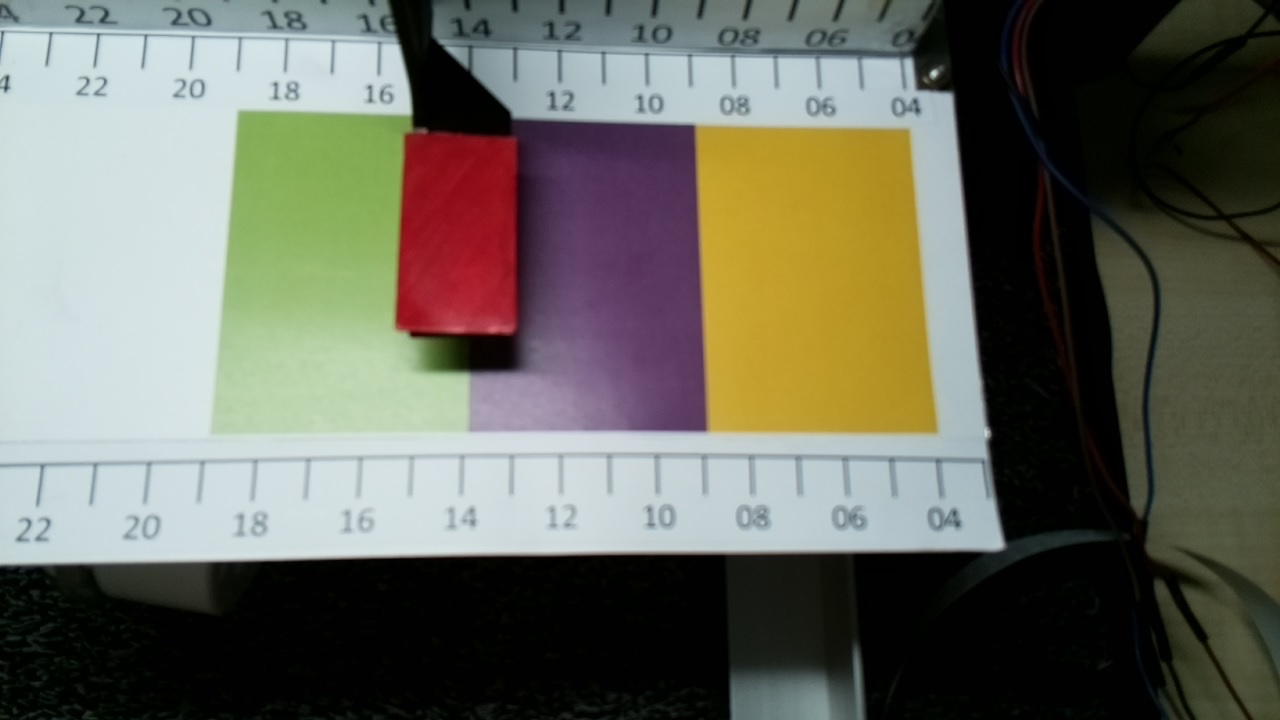
#> input picture task1_opencv_control/test_frames/4.jpg, 1280 x 720 px
$ python main.py
#> lines starting #> are read from the running program, lines starting #| are printed output that depends on the picture; after the words box and inside, x2 and y2 are one past the last pixel; in counts of white or black regions, pixels touching at a corner belong together
### task1_opencv_control/opencv_controller.py
try:
    from .camera import Camera
except ImportError:
    from camera import Camera


#from camera import Camera # For running main

#from pi_camera import Camera # For Raspberry Pi
import numpy as np
import cv2

class OpenCVController(object):

    def __init__(self):
        print('OpenCV controller initiated')
        self.current_color = [False,False,False]
        self.camera = Camera()

    def process_frame(self):
        frame = self.camera.get_frame()
        jpg_as_np = np.fromstring(frame, np.uint8)
        img = cv2.imdecode(jpg_as_np, cv2.COLOR_RGB2BGR)
#> img is the input picture: shape (720, 1280, 3); mean B, G, R 94.1, 105.7, 105.4

        # self.colour_detection(imageFrame)
        self.test(img)
        img = cv2.imencode('.jpg', img)[1].tobytes()

        return img


    def test(self, img):
        # img = np.frombuffer(frame, np.uint8)
        # img = cv2.imdecode(jpg_as_np, cv2.COLOR_BGR2RGB)


        #conversion of RBG to HSV
        hsv=cv2.cvtColor(img,cv2.COLOR_BGR2HSV)
#> hsv: shape (720, 1280, 3); mean H, S, V 63.8, 82.8, 114.7

        #Masking for red color
        redlower1 = np.array([0, 87, 111], np.uint8)
        redupper1 = np.array([20, 255, 255], np.uint8)
        redmask1 = cv2.inRange(hsv, redlower1, redupper1)
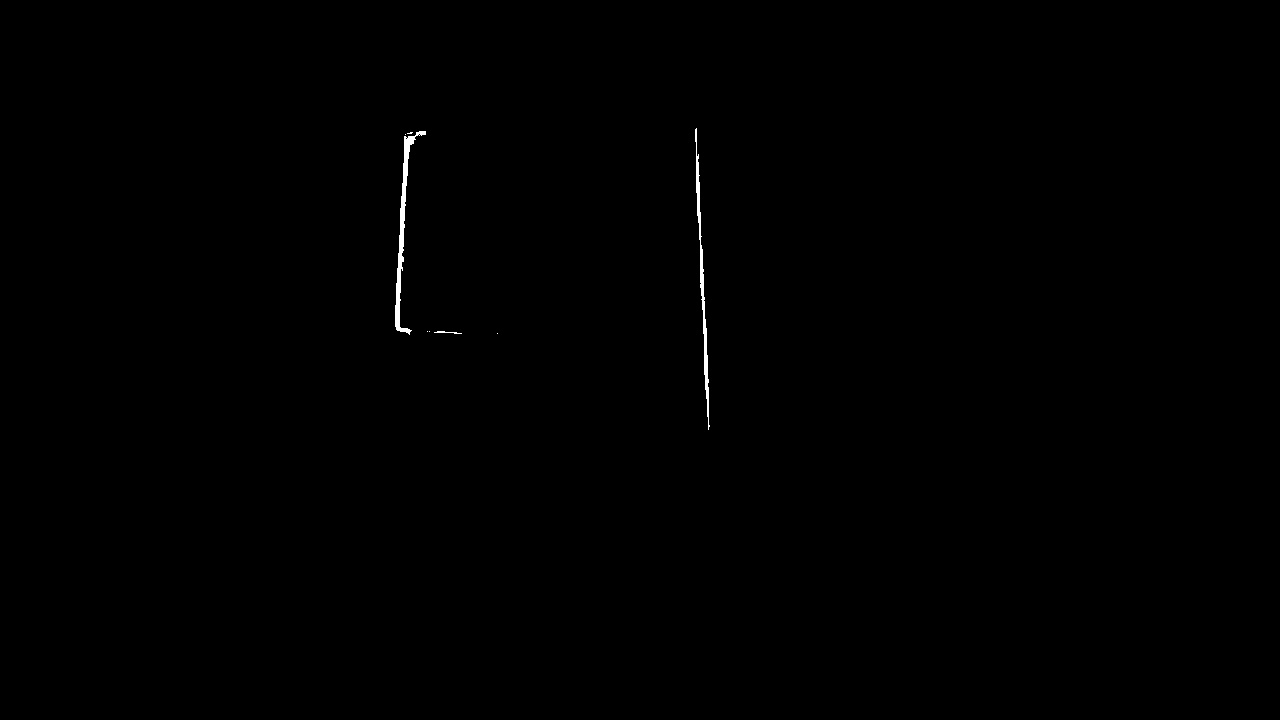
#> redmask1: shape (720, 1280); 0.21% white; 8 white regions (5 under 20 px), largest, box (x1, y1, x2, y2) and area: (395, 131, 426, 335) 1049, (695, 128, 710, 430) 845, (434, 331, 462, 334) 39
        #res_R = cv2.bitwise_and(img, img, mask = redmask)
        redlower2 = np.array([170, 120, 70], np.uint8)
        redupper2 = np.array([179, 255, 255], np.uint8)
        redmask2 = cv2.inRange(hsv, redlower2, redupper2)
#> redmask2: shape (720, 1280); 2.4% white; 1 white region, box (x1, y1, x2, y2) and area: (400, 132, 520, 336) 22435

        redmask = redmask1 + redmask2
#> redmask: shape (720, 1280); 2.6% white; 4 white regions (2 under 20 px), largest, box (x1, y1, x2, y2) and area: (395, 131, 520, 336) 23526, (695, 128, 710, 430) 845

        #Masking for Green
        greenlower = np.array([25, 40, 100], np.uint8)
        greenupper = np.array([70, 255, 255], np.uint8)
        greenmask = cv2.inRange(hsv, greenlower, greenupper)
#> greenmask: shape (720, 1280); 6.4% white; 28 white regions (23 under 20 px), largest, box (x1, y1, x2, y2) and area: (216, 111, 467, 428) 57677, (799, 128, 940, 436) 1185, (698, 124, 864, 129) 245, (713, 432, 784, 435) 80, (393, 412, 402, 418) 28
        #res_G = cv2.bitwise_and(img, img, mask = greenmask)


        #Masking for Yellow
        yellowlower = np.array([22, 130, 105], np.uint8)
        yellowupper = np.array([48,255,200], np.uint8)
        yellowmask = cv2.inRange(hsv, yellowlower, yellowupper)
#> yellowmask: shape (720, 1280); 7.6% white; 61 white regions (52 under 20 px), largest, box (x1, y1, x2, y2) and area: (697, 128, 936, 432) 63068, (259, 121, 401, 202) 6486, (398, 163, 403, 248) 176
        #res_Y=cv2.bitwise_and(img, img, mask = yellowmask)

        #Masking for purple
        purplelower = np.array([135,20,50], np.uint8)
        purpleupper = np.array([170,120,200], np.uint8)
        purplemask = cv2.inRange(hsv, purplelower, purpleupper)
#> purplemask: shape (720, 1280); 6% white; 5 white regions (3 under 20 px), largest, box (x1, y1, x2, y2) and area: (474, 121, 707, 432) 55118, (484, 370, 508, 372) 27
        #res_P =cv2.bitwise_and(img, img, mask = purplemask)

        #kernal

        kernal = np.ones((5, 5), "uint8")
        #sred Color
        redmask = cv2.dilate(redmask, kernal)
#> redmask: shape (720, 1280); 2.9% white; 2 white regions, box (x1, y1, x2, y2) and area: (393, 129, 522, 338) 24944, (693, 126, 712, 432) 2153
        res_R = cv2.bitwise_and(img, img, mask = redmask)

        #Green Color
        greenmask = cv2.dilate(greenmask, kernal)
#> greenmask: shape (720, 1280); 7.1% white; 3 white regions, box (x1, y1, x2, y2) and area: (214, 109, 469, 430) 60551, (696, 122, 942, 438) 4890, (879, 0, 885, 8) 45
        res_G = cv2.bitwise_and(img, img, mask = greenmask)

        #yellow color
        yellowmask = cv2.dilate(yellowmask, kernal)
#> yellowmask: shape (720, 1280); 8.4% white; 9 white regions, largest, box (x1, y1, x2, y2) and area: (695, 126, 938, 434) 66944, (255, 116, 411, 250) 9871, (429, 352, 437, 368) 96
        res_Y = cv2.bitwise_and(img, img, mask = yellowmask)

        #purple color
        purplemask = cv2.dilate(purplemask, kernal)
#> purplemask: shape (720, 1280); 6.3% white; 3 white regions
        res_P = cv2.bitwise_and(img, img, mask = purplemask)


        #RED COLOR

        contours, hierarchy = cv2.findContours(redmask,cv2.RETR_TREE,cv2.CHAIN_APPROX_SIMPLE)
#> contours = 2 contours; box (x1, y1, x2, y2) and area: (393, 129, 522, 338) 24624, (693, 126, 712, 432) 1842
        for pic,contour in enumerate(contours):
            area=cv2.contourArea(contour)

            if(area > 5000):

                rx, ry, rw, rh = cv2.boundingRect(contour)
                img = cv2.rectangle(img,(rx,ry),(rx + rw, ry + rh),(0, 0, 255), 2)
                cv2.putText(img, "Red Color",(rx, ry), cv2.FONT_HERSHEY_SIMPLEX,1.0, (0,0,255))
#> this loop made 2 passes
#> (pic, area, rx, ry, rw, rh) on pass 1: (0, 24624, 393, 129, 129, 209)
#> (pic, area) on pass 2: (1, 1842.5)
#> img: shape (720, 1280, 3); mean B, G, R 93.9, 105.5, 105.8


        #GREEN COLOR
        contours, hierarchy = cv2.findContours(greenmask,cv2.RETR_TREE,cv2.CHAIN_APPROX_SIMPLE)
#> contours = 4 contours, 1 with area under 20; largest, box (x1, y1, x2, y2) and area: (214, 109, 469, 430) 59947, (696, 122, 942, 438) 4138, (879, 0, 885, 8) 32
        for pic,contour in enumerate(contours):
            area=cv2.contourArea(contour)
            if(area > 25000):
                gx, gy, gw, gh = cv2.boundingRect(contour)
                cv2.rectangle(img,(gx,gy),(gx + gw, gy + gh),(0, 255, 0), 2)
                cv2.putText(img, "Green Color",(gx, gy), cv2.FONT_HERSHEY_SIMPLEX,1.0, (0,255,0))
#> this loop made 4 passes
#> (area, gx, gy, gw, gh) on pass 2: (59947, 214, 109, 255, 321)
#> area on passes 1, 4: 4138, 32.5
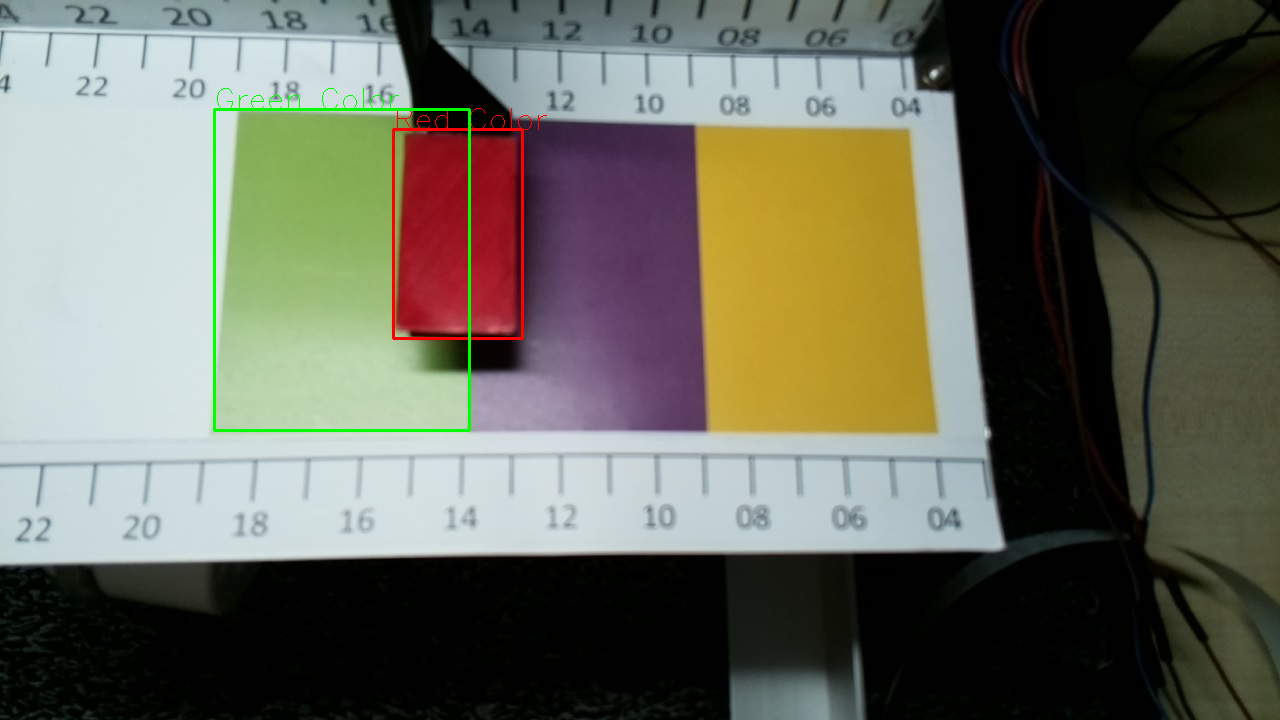
#> img: shape (720, 1280, 3); mean B, G, R 93.3, 105.9, 105.1


        #yellow color
        contours, hierarchy = cv2.findContours(yellowmask,cv2.RETR_TREE,cv2.CHAIN_APPROX_SIMPLE)
#> contours = 21 contours, 10 with area under 20; largest, box (x1, y1, x2, y2) and area: (695, 126, 938, 434) 67619, (255, 116, 411, 250) 9546, (709, 260, 732, 365) 1275, (429, 352, 437, 368) 76, (254, 142, 260, 156) 62
        for pic,contour in enumerate(contours):
            area=cv2.contourArea(contour)
            if(area > 25000):
                yx, yy, yw, yh = cv2.boundingRect(contour)
                img = cv2.rectangle(img,(yx,yy),(yx + yw, yy + yh),(0, 255, 217), 2)
                cv2.putText(img, "Yellow Color",(yx, yy), cv2.FONT_HERSHEY_SIMPLEX,1.0, (0, 255, 217))
#> this loop made 21 passes
#> (area, yx, yy, yw, yh) on pass 7: (67619, 695, 126, 243, 308)
#> area on passes 1, 4, 6, 10, 11, 12: 75.5, 29, 62.5, 1275, 48.5, 31.5
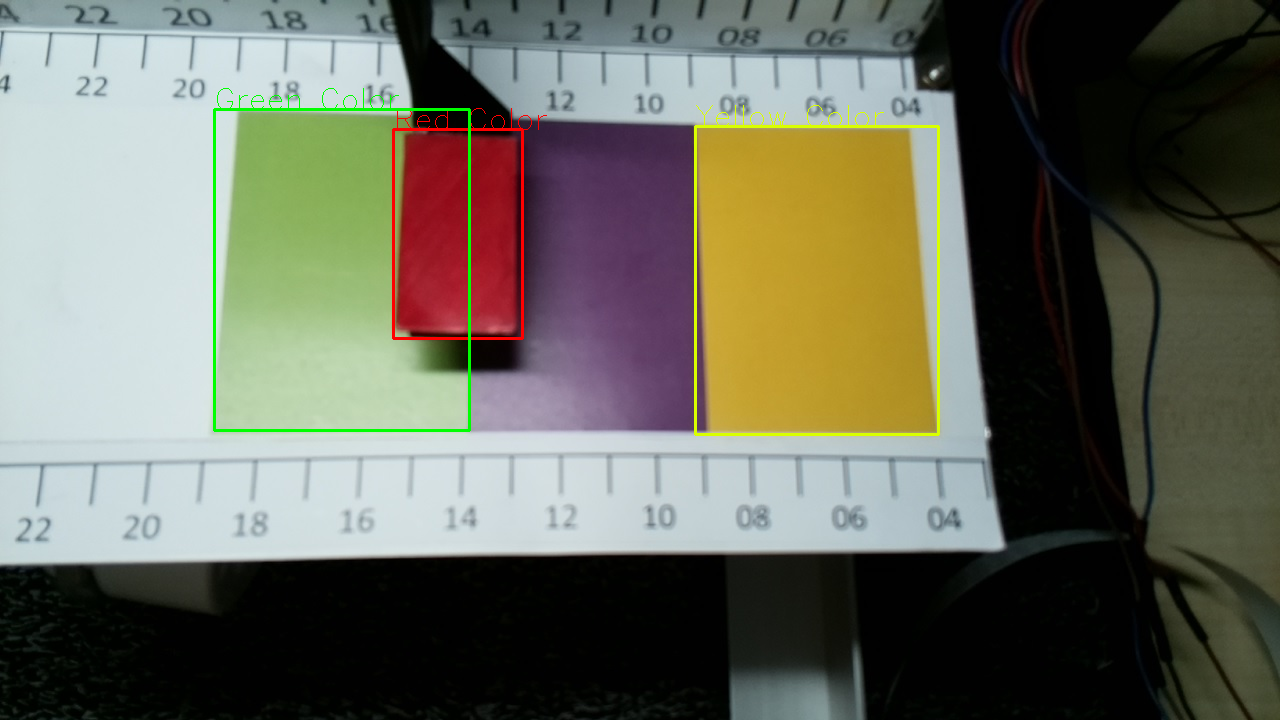
#> img: shape (720, 1280, 3); 0.39% of pixels changed, all inside (x1, y1, x2, y2) = (694, 105, 940, 436)

        #purple color
        contours, hierarchy = cv2.findContours(purplemask,cv2.RETR_TREE,cv2.CHAIN_APPROX_SIMPLE)
#> contours = 4 contours, 1 with area under 20; largest, box (x1, y1, x2, y2) and area: (472, 119, 709, 434) 57532, (975, 327, 980, 336) 32, (963, 206, 968, 213) 24
        for pic,contour in enumerate(contours):
            area=cv2.contourArea(contour)
            if(area > 5000):
                px, py, pw, ph = cv2.boundingRect(contour)
                img = cv2.rectangle(img,(px,py),(px + pw, py + ph),(128, 0, 128), 2)
                cv2.putText(img, "Purple Color",(px, py), cv2.FONT_HERSHEY_SIMPLEX,1.0, (128,0,128))
#> this loop made 4 passes
#> (area, px, py, pw, ph) on pass 3: (57532.5, 472, 119, 237, 315)
#> (contour, area) on passes 1 to 2: ([[975, 327], [975, 335], [979, 335], [979, 327]], 32), ([[963, 206], [963, 212], [967, 212], [967, 206]], 24)
#> pass 3, in test, `img = cv2.rectangle(img,(px,py),(px + pw, py + ph),(128, 0, 128), 2)`:
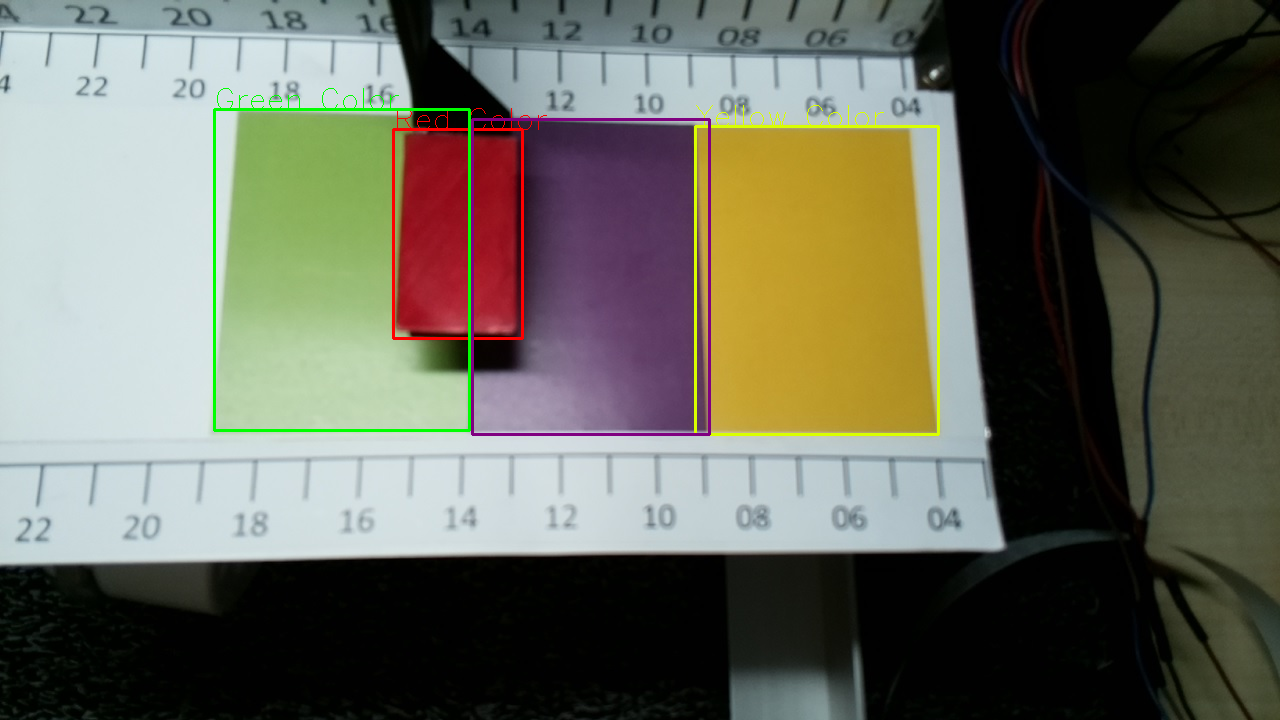
#> img: shape (720, 1280, 3); 0.36% of pixels changed, all inside (x1, y1, x2, y2) = (471, 118, 711, 436)
#> after the loop: img: shape (720, 1280, 3); 0.04% of pixels changed, all inside (x1, y1, x2, y2) = (476, 98, 666, 127)


        if(rx>=gx-4) and (ry>gy) and ((rx +rw) <= (gx + gw) and (ry+rh) <= (gy+gh)):
            self.current_color= [True, False, False]
        elif(rx>=px) and (ry>py) and ((rx +rw) <= (px + pw) and (ry+rh) <= (py+ph)):
            self.current_color= [False, True, False]
        elif(rx>=yx) and (ry>yy) and ((rx +rw) <= (yx + yw) and (ry+rh) <= (yy+yh)):
            self.current_color= [False, False, True]
        elif(rx>px and (rx+rw)>yx):
            self.current_color= [False, True, True]
        elif(rx<(gx+gw) and (rx+rw)>px):
            self.current_color= [True, True, False]

        #print('Monitoring')
        #return img

    def get_current_color(self):
        return self.current_color

### task1_opencv_control/camera.py
# Please note that this is a fake camera, it will just
# yield the images 1.jpg, 2.jpg, 3.jg and 4.jpg. It is
# just for testing purposes. You should actually use the
# picamera module and implement the get_frame properly

from time import time
from time import sleep
import os, sys

class Camera(object):
    def __init__(self):
        directory = os.path.join(os.path.dirname(__file__), 'test_frames')
        self.test_frames_name = ['1.jpg', '2.jpg', '3.jpg', '4.jpg']
        self.frames = [open(os.path.join(directory, f), 'rb').read() for f in self.test_frames_name]
        self.current_frame = int(time()) % 4
        self.count = 0

    def get_frame(self):
        directory = os.path.join(os.path.dirname(__file__), 'test_frames')
        self.test_frames_name = ['1.jpg', '2.jpg', '3.jpg', '4.jpg']
        self.frames = [open(os.path.join(directory, f), 'rb').read() for f in self.test_frames_name]
        self.current_frame = int(time()) % 4
        self.count = 0
        if (self.count > 2000):
            self.current_frame = int(time()) % 4
            self.count = 0
        self.test_frames_name = ['1.jpg', '2.jpg', '3.jpg', '4.jpg']
        self.index = int(time()) % 4

        print('Frame', self.test_frames_name[self.current_frame])
        self.count =  self.count + 1
        return self.frames[self.current_frame]

### task1_opencv_control/main.py
from opencv_controller import OpenCVController
import time
import cv2
import numpy as np
import base64


# Do NOT change this script
opencv_controller = OpenCVController()

for i in range(5):
  print("----------- Distance number: ", i)
  frame = opencv_controller.process_frame()

  # Display in window
  jpg_as_np = np.fromstring(frame, np.uint8)
  img = cv2.imdecode(jpg_as_np, cv2.COLOR_BGR2RGB)
  cv2.imshow('image', img) # Not in Raspberry Pi

  print("Current color from OpenCV: ", opencv_controller.get_current_color())
  print("---------------------------------")

  cv2.waitKey(0) # Not in Raspberry Pi
  cv2.destroyAllWindows() # Not in Raspberry Pi
